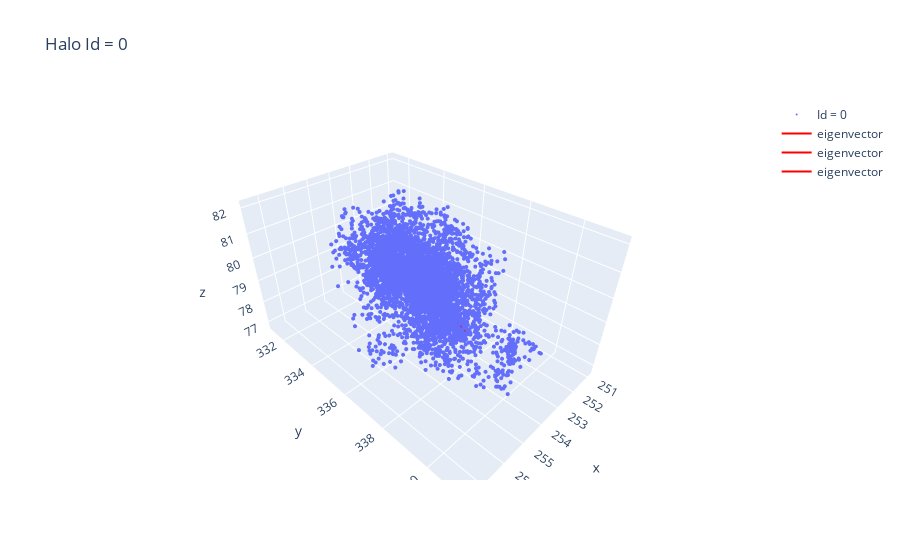

The cell this chart's notebook holds for it:
### Code cell
fig = go.Figure()

fig.add_trace(  
        go.Scatter3d(x = P[:,0], y = P[:,1],  z = P[:,2],
                mode = 'markers',
                marker_size = 1.4,
                name = f'Id = 0') )

for vec in pca.components_:
        print(np.linalg.norm(vec))
        a, b, c = vec + mean
        x_, y_, z_ = mean        
        fig.add_trace(  
        go.Scatter3d(x = [x_, a], y = [y_, b], z = [z_, c],
                        mode= 'lines', 
                        marker_color = 'red',
                        marker_size = 6.0, 
                        name='eigenvector')
        )

fig.update_layout(title= f'Halo Id = {0}')
fig.show()

### Figure 1 — Plotly figure (JSON) as saved in the notebook; plotly's stock layout.template omitted (floating-point values rounded to 4 significant figures; data arrays with more than 128 entries replaced by an {"elided": "..."} marker saying what was removed)
{"data": [{"marker": {"size": 1.4}, "mode": "markers", "name": "Id = 0", "type": "scatter3d", "x": {"elided": "5414 float values"}, "y": {"elided": "5414 float values"}, "z": {"elided": "5414 float values"}}, {"marker": {"color": "red", "size": 6}, "mode": "lines", "name": "eigenvector", "type": "scatter3d", "x": [254.1, 254.9], "y": [336.1, 338.9], "z": [79.67, 79.45]}, {"marker": {"color": "red", "size": 6}, "mode": "lines", "name": "eigenvector", "type": "scatter3d", "x": [254.1, 254.5], "y": [336.1, 335.9], "z": [79.67, 79.22]}, {"marker": {"color": "red", "size": 6}, "mode": "lines", "name": "eigenvector", "type": "scatter3d", "x": [254.1, 253.7], "y": [336.1, 336.2], "z": [79.67, 79.3]}], "layout": {"title": {"text": "Halo Id = 0"}}}
